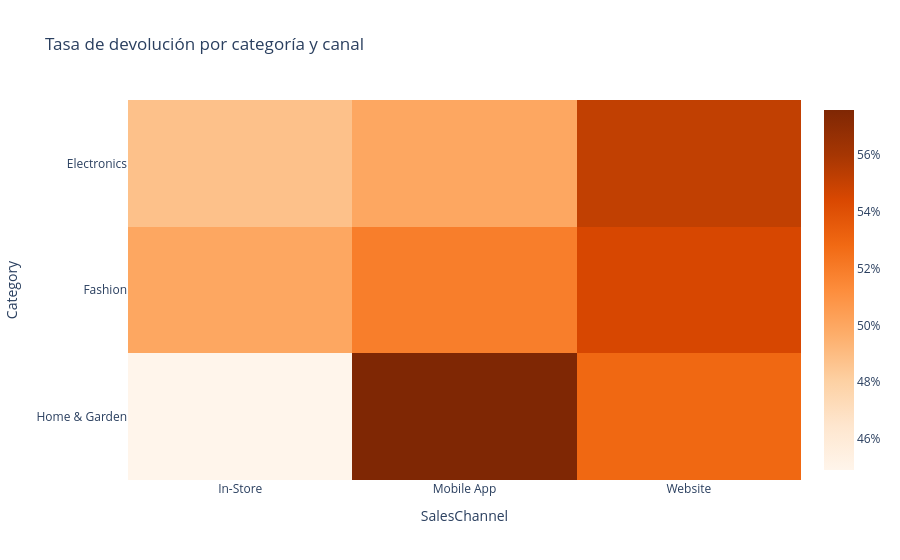

Notebook source saved alongside this figure:
### Code cell
# ¿Dónde se concentra visualmente el riesgo de devolución por categoría y canal?

return_matrix = return_risk.pivot(
    index="Category", columns="SalesChannel", values="return_rate"
)
fig = px.imshow(
    return_matrix,
    color_continuous_scale="Oranges",
    aspect="auto",
    title="Tasa de devolución por categoría y canal",
)
fig.update_layout(template="plotly_white", coloraxis_colorbar_tickformat=".0%")
fig.show()

### Figure 1 — Plotly figure (JSON) as saved in the notebook; plotly's stock layout.template omitted (floating-point values rounded to 4 significant figures)
{"data": [{"coloraxis": "coloraxis", "hovertemplate": "SalesChannel: %{x}<br>Category: %{y}<br>color: %{z}<extra></extra>", "name": "0", "type": "heatmap", "x": ["In-Store", "Mobile App", "Website"], "xaxis": "x", "y": ["Electronics", "Fashion", "Home & Garden"], "yaxis": "y", "z": [[0.4876, 0.5, 0.5514], [0.5, 0.5191, 0.5446], [0.4492, 0.5758, 0.5288]]}], "layout": {"coloraxis": {"autocolorscale": false, "colorbar": {"tickformat": ".0%"}, "colorscale": [[0, "rgb(255,245,235)"], [0.125, "rgb(254,230,206)"], [0.25, "rgb(253,208,162)"], [0.375, "rgb(253,174,107)"], [0.5, "rgb(253,141,60)"], [0.625, "rgb(241,105,19)"], [0.75, "rgb(217,72,1)"], [0.875, "rgb(166,54,3)"], [1, "rgb(127,39,4)"]]}, "title": {"text": "Tasa de devolución por categoría y canal"}, "xaxis": {"anchor": "y", "domain": [0, 1], "title": {"text": "SalesChannel"}}, "yaxis": {"anchor": "x", "autorange": "reversed", "domain": [0, 1], "title": {"text": "Category"}}}}
